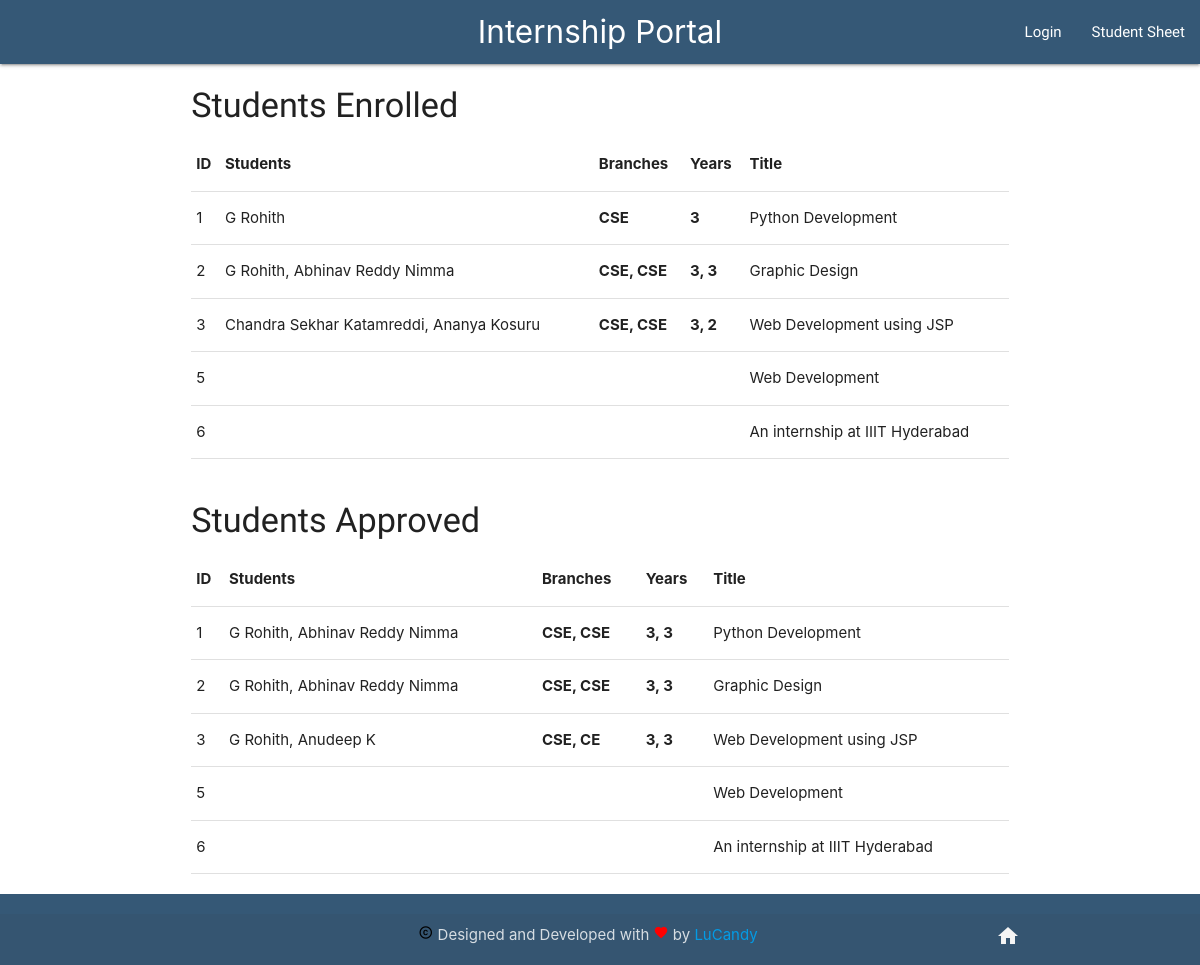
/students, run on the app's committed database.
### interns/models.py (models this page shows, shortened)
class Intern(models.Model):
    user = models.ForeignKey(settings.AUTH_USER_MODEL, on_delete=models.DO_NOTHING)
    title = models.CharField(max_length=150)
    discipline=models.CharField(max_length=10)
    preReq = models.CharField(max_length=200)
    description = models.CharField(max_length=1000)
    place = models.CharField(max_length=100)
    eligibility = models.CharField(max_length=50)
    stiphend = models.CharField(max_length=50)
    timestamp = models.DateTimeField(auto_now_add=True)
    dateAdded = models.DateField(auto_now_add=True)
    deadLine = models.CharField(max_length=50)
    duration = models.CharField(max_length=30)
    studentsEnrolled= models.CharField(max_length=200,default='')
    studentsApproved= models.CharField(max_length=200,default='')

### interns/views.py (the view)
# urls.py: path('students', allStudList, name='allStud'),
def allStudList(request):
    studentsEnrolled= Intern.objects.all().values('id','title','studentsEnrolled')
    studentsApproved= Intern.objects.all().values('id','title','studentsApproved')
    for obj in studentsEnrolled:
        reqString = obj['studentsEnrolled']
        reqList = reqString.split(',')
        names=''
        branches=''
        years=''
        print(reqList)
        for name in reqList:
            try:
                names+=search2(name)[0]+', '
                branches+=search2(name)[2]+', '
                years+=search2(name)[1]+', '
            except:
                pass
        print(names)
        obj.update({
            "retrivedName":names[:-2],
            "branches": branches[:-2],
            "years":years[:-2]
        })
    for obj in studentsApproved:
        reqString = obj['studentsApproved']
        reqList = reqString.split(',')
        names=''
        years=''
        branches=''
        for name in reqList:
            try:
                years+=search2(name)[1]+', '
                names+=search2(name)[0]+', '
                branches+=search2(name)[2]+', '
            except:
                pass
        obj.update({
            "retrivedName":names[:-2],
            "branches": branches[:-2],
            "years":years[:-2]
        })
    context = {
        "studentsEnrolled":studentsEnrolled,
        "studentsApproved":studentsApproved
    }
    return render(request,'studlist.html',context)

### interns/temp.py (called while the page is built)
def search2(query):
    query = query.upper()
    query = query.replace(" ","")
    query = query.replace(",","")
    query1 = query+"_name"
    query2 = query+"_email"
    query3 = query + "_enrolled"
    query4 =  query + "_verified"
    name = dictionary[query1]
    email = dictionary[query2].replace(" ","")
    q = list(query)
    year_id = q[0]+q[1]
    if year_id=='16' :
        year = 3
    if year_id=='17' :
        year = 2
    if year_id=='18' :
        year = 1
    if year_id=='15' :
        year = 4
    if q[7]=='2' :
         branch = "EEE"
    if q[7]=='1' :
         branch = "CE"
    if q[7]=='3' :
         branch = "ME"
    if q[7]=='5' :
         branch = "CSE"
    return name,str(year),branch,email

### templates/studlist.html
{% extends 'base.html' %}
{% block content %}
<div class="row">
    <div class="col s12">
            <h4>Students Enrolled</h4>
          <table>
        <thead>
          <tr>
              <th>ID</th>
              <th>Students</th>
              <th>Branches</th>
              <th>Years</th>
              <th>Title</th>
          </tr>
        </thead>
        <tbody>
        {% for student in studentsEnrolled %}
            <tr>
                <td>{{student.id}}</td>
                <td>{{student.retrivedName}}</td>
                <th>{{student.branches}}</th>
                <th>{{student.years}}</th>
                <td>{{student.title}}</td>
          </tr>
        {% endfor %}
        </tbody>
      </table>
    </div>
</div>
</div>
<div class="container">
<div class="row">
<div class="col s12">
        <h4>Students Approved</h4>
          <table>
        <thead>
          <tr>
              <th>ID</th>
              <th>Students</th>
              <th>Branches</th>
              <th>Years</th>
              <th>Title</th>
          </tr>
        </thead>
        <tbody>
        {% for student in studentsApproved %}
            <tr>
                <td>{{student.id}}</td>
                <td>{{student.retrivedName}}</td>
                <th>{{student.branches}}</th>
                <th>{{student.years}}</th>
                <td>{{student.title}}</td>
          </tr>
        {% endfor %}
        </tbody>
      </table>
</div>
</div>
</div>
{% endblock %}

### templates/base.html (style rules this page uses)
body { display: flex; min-height: 100vh; flex-direction: column; }
h1,h2,h3,h4,h5,h6,p,li { font-family: 'Scada', sans-serif; word-wrap: break-word; }
, .login { background-image:url("https://lh3.googleusercontent.com/IQoc0Nx-DiygvKSq7LEdGMm4o9C0S26FuQQnmQ7SkYOsf47q17PMoyhuyxe-pMxuEG7JBgjSDYLyQcBcFB735fS6xE3UaMKmkm7lwRLd6OpGCmiESldYAP_T8PLSgPHbgo9NKrTR90JTccFGMZNE_Hxx0JtiS02YQslLTn8U_qFNNcQzECC4hS7Rl9_Zji1fJyLHT2XGQxjSbcRwIu7PlRmSnZur6OJTsAU8ZnTkDyDrl9F1-f3kpNsVZ5jhG8SmxJlbeNGBK_0-CPAWVr80GsRPbgFolTYpFYrTMY0jSCcE49qZ413C_il4ef4YjJTcIKB7l1ZT-5ASV9yJEfQPr6v3v9FsFto3TICQJPziRMYya_JFPRy6wQmq-9V3luk5OZfC7q-TJSiypknmga9NhR9ZexP0oWl17H6tLm2_I6NvQP4MuIt9U5HTYXX84WDQs0-vfHNqO3A4eb3OMo38ty9zYXWf0JkPay6bWrqeW34hig_VnlDbhJZzYdrNoxwHtEF4lFFyCblg_KW0jbBKVznVVc6RSJFj6ogHBeZKXXzxLjozaAKCed0dJivaCEem5AofwNCEmPCRKwPzhf5QJ4r9D3irbAbV-EQUoBDWmdwlGd14HRHq8FZSJxkdmmaPDQi4pBUvElTIHjIe2G15tmKW=w730-h322-no"); background-position: center; background-repeat: no-repeat; background-size: cover; width: 100%; height: 220pt; }

### data on the page
Intern: id "1", retrivedName "G Rohith", branches "CSE", years "3", title "Python Development", retrivedName "G Rohith, Abhinav Reddy Nimma", branches "CSE, CSE", years "3, 3"
Intern: id "2", retrivedName "G Rohith, Abhinav Reddy Nimma", branches "CSE, CSE", years "3, 3", title "Graphic Design"
Intern: id "3", retrivedName "Chandra Sekhar Katamreddi, Ananya Kosuru", branches "CSE, CSE", years "3, 2", title "Web Development using JSP", retrivedName "G Rohith, Anudeep K", branches "CSE, CE", years "3, 3"
Intern: id "5", title "Web Development"
Intern: id "6", title "An internship at IIIT Hyderabad"
